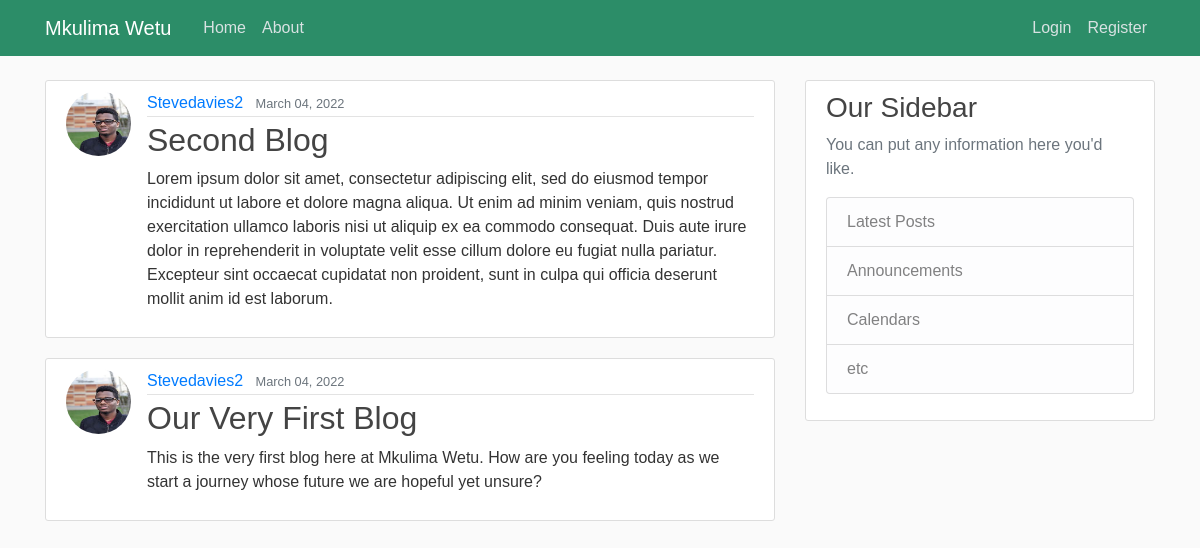
The page / on the database its author committed.
### blog/models.py (models this page shows, shortened)
class Post(models.Model):
    title = models.CharField(max_length=100)
    content = models.TextField()
    date_posted = models.DateTimeField(default=timezone.now)
    author = models.ForeignKey(User, on_delete=models.CASCADE)

### users/models.py (models this page shows, shortened)
class Profile(models.Model):
    user = models.OneToOneField(User, on_delete=models.CASCADE)
    image = models.ImageField(default='default.jpg', upload_to='profile_pics')
    bio = models.TextField(max_length=150, null=True) #important so that someone can start empty

### blog/views.py (the view)
# urls.py: path('', PostListView.as_view(), name='blog-home'),
class PostListView(ListView):
    model = Post
    template_name = 'blog/home.html'  # <app>/<model>_<viewtype>.html
    context_object_name = 'posts'
    ordering = ['-date_posted']
    paginate_by = 5

### blog/templates/blog/home.html (shortened to what this page needs)
{% extends "blog/base.html" %}
{% block content %}
    {% for post in posts %}
        <article class="media content-section">
          <img class="rounded-circle article-img" src="{{ post.author.profile.image.url }}">
          <div class="media-body">
            <div class="article-metadata">
              <a class="mr-2" href="{% url 'user-posts' post.author.username %}">{{ post.author }}</a>
              <small class="text-muted">{{ post.date_posted|date:"F d, Y" }}</small>
            </div>
            <h2><a class="article-title" href="{% url 'post-detail' post.id %}">{{ post.title }}</a></h2>
            <p class="article-content">{{ post.content }}</p>
          </div>
        </article>
    {% endfor %}
{% endblock content %}

### blog/templates/blog/base.html (shortened to what this page needs)
{% load static %}
<!DOCTYPE html>
<html>
<head>
    <link rel="stylesheet" href="https://maxcdn.bootstrapcdn.com/bootstrap/4.0.0/css/bootstrap.min.css">
    <link rel="stylesheet" type="text/css" href="{% static 'blog/main.css' %}">
</head>
<body>
    <header class="site-header">
      <nav class="navbar navbar-expand-md navbar-dark bg-steel fixed-top">
        <div class="container">
          <a class="navbar-brand mr-4" href="{% url 'blog-home' %}">Mkulima Wetu</a>
          <div class="collapse navbar-collapse" id="navbarToggle">
            <div class="navbar-nav mr-auto">
              <a class="nav-item nav-link" href="{% url 'blog-home' %}">Home</a>
              <a class="nav-item nav-link" href="{% url 'blog-about' %}">About</a>
            </div>
            <div class="navbar-nav">
              {% if user.is_authenticated %}
                <a class="nav-item nav-link" href="{% url 'profile' %}">Profile</a>
                <a class="nav-item nav-link" href="{% url 'logout' %}">Logout</a>
              {% else %}
                <a class="nav-item nav-link" href="{% url 'login' %}">Login</a>
                <a class="nav-item nav-link" href="{% url 'register' %}">Register</a>
              {% endif %}
            </div>
          </div>
        </div>
      </nav>
    </header>
    <main role="main" class="container">
      <div class="row">
        <div class="col-md-8">
          {% block content %}{% endblock %}
        </div>
        <div class="col-md-4">
          <div class="content-section">
            <h3>Our Sidebar</h3>
            <p class='text-muted'>You can put any information here you'd like.
              <ul class="list-group">
                <li class="list-group-item list-group-item-light">Latest Posts</li>
                <li class="list-group-item list-group-item-light">Announcements</li>
                <li class="list-group-item list-group-item-light">Calendars</li>
                <li class="list-group-item list-group-item-light">etc</li>
              </ul>
            </p>
          </div>
        </div>
      </div>
    </main>
</body>
</html>

### blog/static/blog/main.css (style rules this page uses)
body { background: #fafafa; color: #333333; margin-top: 5rem; font-family: Helvetica,Arial,sans-serif; }
h1, h2, h3, h4, h5, h6 { color: #444444; }
ul { margin: 0; }
.bg-steel { background-color: #2c8d68; }
.site-header .navbar-nav .nav-link { color: #d8e2e2; }
.content-section { background: #ffffff; padding: 10px 20px; border: 1px solid #dddddd; border-radius: 3px; margin-bottom: 20px; }
.article-title { color: #444444; }
.article-content { white-space: pre-line; }
.article-img { height: 65px; width: 65px; margin-right: 16px; }
.article-metadata { padding-bottom: 1px; margin-bottom: 4px; border-bottom: 1px solid #e3e3e3 }

### rows shown on the page
Post: author.profile.image (picture), author "Stevedavies2", date_posted "March 04, 2022", title "Second Blog", content "Lorem ipsum dolor sit amet, consectetur adipiscing elit, sed do eiusmod tempor incididunt ut labore et dolore magna aliqua. Ut enim ad minim veniam, quis nostrud exercitation ullamco laboris nisi ut aliquip ex ea commodo consequat. Duis aute irure dolor in reprehenderit in voluptate velit esse cillum dolore eu fugiat nulla pariatur. Excepteur sint occaecat cupidatat non proident, sunt in culpa qui officia deserunt mollit anim id est laborum."
Post: author.profile.image (picture), author "Stevedavies2", date_posted "March 04, 2022", title "Our Very First Blog", content "This is the very first blog here at Mkulima Wetu. How are you feeling today as we start a journey whose future we are hopeful yet unsure?"
